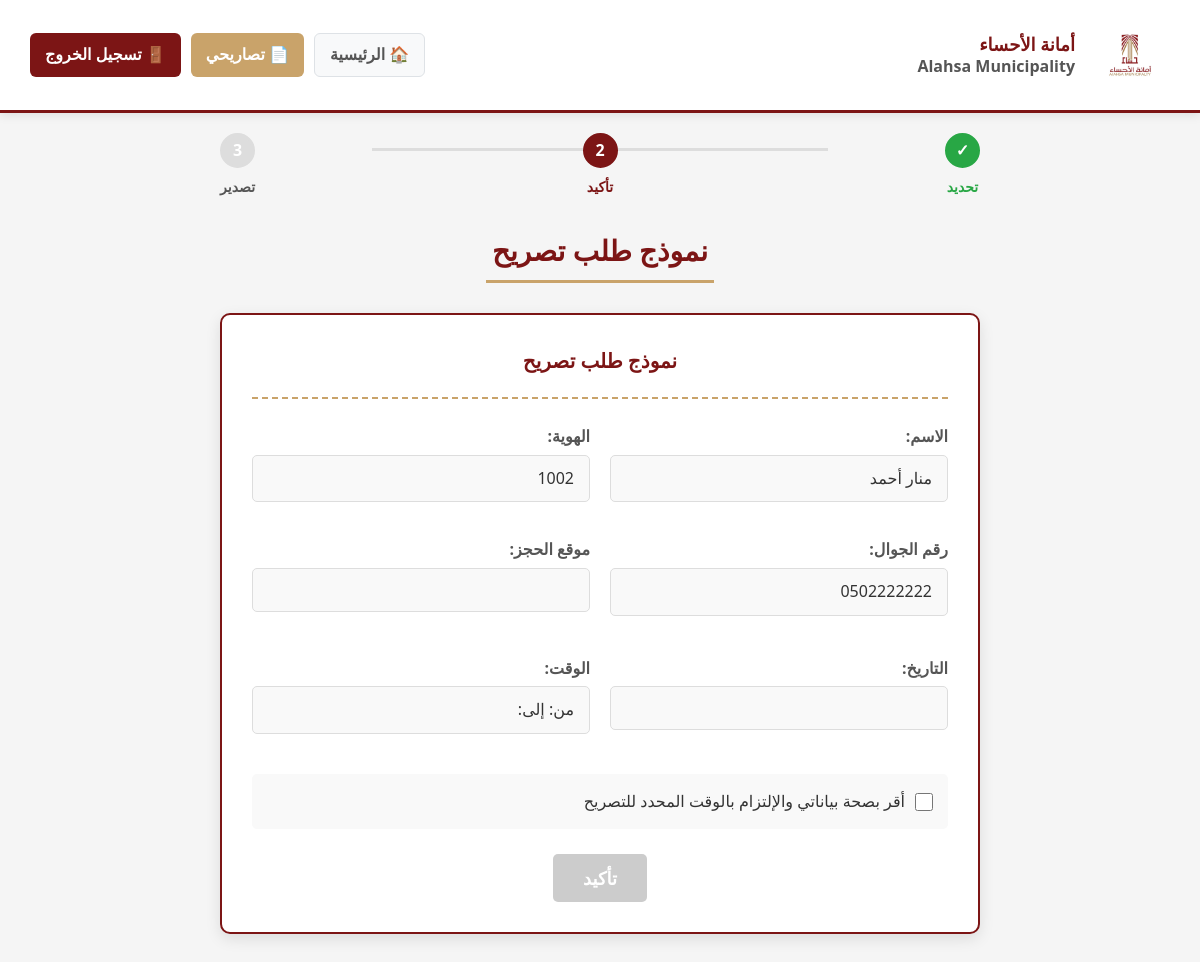
The app's page /model.php (signed in) with its own data.
### tables this page shows
CREATE TABLE `users` (
  `user_id` varchar(20) NOT NULL,
  `username` varchar(20) NOT NULL,
  `password` varchar(255) NOT NULL,
  `full_name` varchar(100) NOT NULL,
  `email` varchar(100) DEFAULT NULL,
  `phone_number` varchar(20) DEFAULT NULL
);

### DbHandler.php (called while the page is built, shortened)
<?php
require("DbConfig.php");
class DbHandler extends DbConfig {
    public $conn;
    protected $databaseName;
    protected $hostName;
    protected $uName;
    protected $passCode;
    public function __construct() {
        $dbPara = new DbConfig();
        $this -> databaseName = $dbPara -> dbName;
        $this -> hostName = $dbPara -> serverName;
        $this -> uName = $dbPara -> userName;
        $this -> passCode = $dbPara ->passCode;
    }
   public function dbConnect(){
        try{
	        $this->conn = new mysqli($this->hostName, $this->uName, $this->passCode, $this->databaseName);
            if( mysqli_connect_errno() ){
                throw new Exception("Could not connect to database.");
            } else{
                return true;
            }
        }catch(Exception $e){
            throw new Exception($e->getMessage());
        }
    }
public function getUserInfo($user_id) {
    $stmt = $this->conn->prepare("
        SELECT user_id, full_name, email, phone_number, username
        FROM Users
        WHERE user_id = ?
    ");
    $stmt->bind_param("s", $user_id);
    $stmt->execute();
    $result = $stmt->get_result();
    $user = $result->fetch_assoc();
    return $user;
}
}
?>

### DbConfig.php (called while the page is built, shortened)
<?php
class DbConfig {
    public function __construct() {
        $this -> serverName = "localhost";
        $this -> userName = "root";
        $this -> passCode = "";
        $this -> dbName = "alhasa";
    }
}
?>

### model.php (the view, shortened to what this page needs)
<?php
require("DbHandler.php");
$db = new DbHandler();
$db->dbConnect();
$user = $db->getUserInfo($_SESSION['user_id']);
$selected_location = isset($_GET['location_name']) ? $_GET['location_name'] : '';
$selected_date     = isset($_GET['date']) ? $_GET['date'] : '';
$selected_time_full = isset($_GET['time']) ? $_GET['time'] : '';
$selected_time_parts = explode(' - ', $selected_time_full);
$selected_time_start = $selected_time_parts[0] ?? '';
$selected_time_end   = $selected_time_parts[1] ?? '';
$location_id = isset($_GET['location_id']) ? intval($_GET['location_id']) : 0;
$date_id     = isset($_GET['date_id']) ? intval($_GET['date_id']) : 0;
$time_id     = isset($_GET['time_id']) ? intval($_GET['time_id']) : 0;
?>
<!DOCTYPE html>
<html lang="ar" dir="rtl">
<head>
</head>
<body>
<header>
    <div class="logo-section">
        <div class="logo-img">أمانة<br>الأحساء</div>
        <div class="logo-text">
            <h1>أمانة الأحساء</h1>
            <h1>Alahsa Municipality</h1>
        </div>
    </div>
    <div class="header-buttons">
        <div class="header-btn home-btn">🏠 الرئيسية</div>
        <div class="header-btn permits-btn">📄 تصاريحي</div>
        <div class="header-btn logout-btn">🚪 تسجيل الخروج</div>
    </div>
</header>
<div class="progress-container">
    <div class="progress-bar">
        <div class="progress-step">
            <div class="step-circle completed">✓</div>
            <div class="step-label completed">تحديد</div>
        </div>
        <div class="progress-step">
            <div class="step-circle active">2</div>
            <div class="step-label active">تأكيد</div>
        </div>
        <div class="progress-step">
            <div class="step-circle">3</div>
            <div class="step-label">تصدير</div>
        </div>
    </div>
</div>
<div class="container">
    <h1 class="page-title">نموذج طلب تصريح</h1>
    <div class="form-container">
        <div class="form-header">
            <div class="detail-label" style="font-size:20px; color:#7c1515;">نموذج طلب تصريح</div>
        </div>
        <form method="POST" action="model.php?location_id=<?php echo $location_id; ?>&location_name=<?php echo urlencode($selected_location); ?>&date_id=<?php echo $date_id; ?>&date=<?php echo urlencode($selected_date); ?>&time_id=<?php echo $time_id; ?>&time=<?php echo urlencode($selected_time_full); ?>">
            <div class="form-details">
                <div class="detail-group">
                    <span class="detail-label">الاسم:</span>
                    <div class="detail-value"><?php echo htmlspecialchars($user['full_name'] ?? 'غير متوفر'); ?></div>
                </div>
                <div class="detail-group">
                    <span class="detail-label">الهوية:</span>
                    <div class="detail-value"><?php echo htmlspecialchars($user['user_id'] ?? 'غير متوفر'); ?></div>
                </div>
                <div class="detail-group">
                    <span class="detail-label">رقم الجوال:</span>
                    <div class="detail-value"><?php echo htmlspecialchars($user['phone_number'] ?? 'غير متوفر'); ?></div>
                </div>
                <div class="detail-group">
                    <span class="detail-label">موقع الحجز:</span>
                    <div class="detail-value"><?php echo htmlspecialchars($selected_location); ?></div>
                </div>
            </div>
            <div class="form-details">
                <div class="detail-group">
                    <span class="detail-label">التاريخ:</span>
                    <div class="detail-value"><?php echo htmlspecialchars($selected_date); ?></div>
                </div>
                <div class="detail-group">
                    <span class="detail-label">الوقت:</span>
                    <div class="detail-value">
                        من: <?php echo htmlspecialchars($selected_time_start); ?> إلى: <?php echo htmlspecialchars($selected_time_end); ?>
                    </div>
                </div>
            </div>
            <div class="checkbox-group">
                <input type="checkbox" id="agreement" required>
                <label for="agreement">أقر بصحة بياناتي والإلتزام بالوقت المحدد للتصريح</label>
            </div>
            <button type="submit" name="confirm_permit" class="submit-btn" id="submitBtn" disabled>تأكيد</button>
        </form>
        </div>
</div>
</body>
</html>

### model.php (style rules this page uses)
* { margin:0; padding:0; box-sizing:border-box; font-family:'Segoe UI', Tahoma, Geneva, Verdana, sans-serif; }
body { background-color:#f5f5f5; color:#333; line-height:1.6; padding-bottom:30px; }
header { display:flex; align-items:center; justify-content:space-between; padding:15px 30px; background-color:white; box-shadow:0 2px 10px rgba(0,0,0,0.1); border-bottom:3px solid #7c1515; }
.logo-section { display:flex; align-items:center; gap:15px; }
.logo-img { width:80px; height:80px; border:2px solid #7c1515; border-radius:8px; background:linear-gradient(135deg, #7c1515 0%, #c9a36a 100%); display:flex; align-items:center; justify-content:center; color:white; font-weight:bold; font-size:16px; text-align:center; padding:5px; }
.logo-text h1 { font-size:18px; color:#7c1515; line-height:1.3; }
.logo-text h1:first-child { font-weight:bold; }
.logo-text h1:last-child { font-size:16px; color:#555; }
.header-buttons { display:flex; gap:10px; }
.header-btn { display:flex; align-items:center; gap:5px; padding:8px 15px; border-radius:6px; cursor:pointer; font-weight:bold; transition:all 0.3s; }
.home-btn { background:#f8f9fa; color:#555; border:1px solid #dee2e6; }
.permits-btn { background:#c9a36a; color:white; }
.logout-btn { background:#7c1515; color:white; }
.progress-container { max-width:800px; margin:20px auto 30px; padding:0 20px; }
.progress-bar { display:flex; align-items:center; justify-content:space-between; position:relative; margin-bottom:15px; }
.progress-step { display:flex; flex-direction:column; align-items:center; z-index:2; }
.step-circle { width:35px; height:35px; border-radius:50%; background-color:#ddd; display:flex; align-items:center; justify-content:center; font-weight:bold; color:white; margin-bottom:8px; border:3px solid #ddd; }
.step-circle.completed { background-color:#28a745; border-color:#28a745; }
.step-circle.active { background-color:#7c1515; border-color:#7c1515; }
.step-label { font-size:14px; font-weight:bold; color:#555; text-align:center; }
.step-label.completed { color:#28a745; }
.step-label.active { color:#7c1515; }
.container { max-width:800px; margin:30px auto; padding:0 20px; }
.page-title { text-align:center; margin-bottom:30px; color:#7c1515; font-size:28px; font-weight:bold; position:relative; padding-bottom:10px; }
.page-title:after { content:""; position:absolute; bottom:0; left:35%; right:35%; height:3px; background-color:#c9a36a; }
.form-container { background-color:white; border-radius:10px; padding:30px; box-shadow:0 5px 15px rgba(0,0,0,0.1); border:2px solid #7c1515; }
.form-header { text-align:center; margin-bottom:25px; padding-bottom:15px; border-bottom:2px dashed #c9a36a; }
.form-details { display:grid; grid-template-columns:1fr 1fr; gap:20px; margin-bottom:25px; }
.detail-group { margin-bottom:15px; }
.detail-label { font-weight:bold; color:#555; margin-bottom:5px; display:block; }
.detail-value { background-color:#f9f9f9; border:1px solid #ddd; border-radius:5px; padding:10px 15px; font-size:16px; min-height:44px; display:flex; align-items:center; }
.checkbox-group { display:flex; align-items:center; gap:10px; margin:25px 0; padding:15px; background-color:#f9f9f9; border-radius:5px; }
.checkbox-group input { width:18px; height:18px; }
.checkbox-group label { margin-bottom:0; color:#333; }
.submit-btn { background-color:#7c1515; color:white; border:none; padding:12px 30px; font-size:18px; border-radius:5px; cursor:pointer; display:block; margin:0 auto; transition:background 0.3s; font-weight:bold; }
.submit-btn:disabled { background-color:#cccccc; cursor:not-allowed; }

### records on screen
users: full_name "منار أحمد", user_id "1002", phone_number "0502222222"
